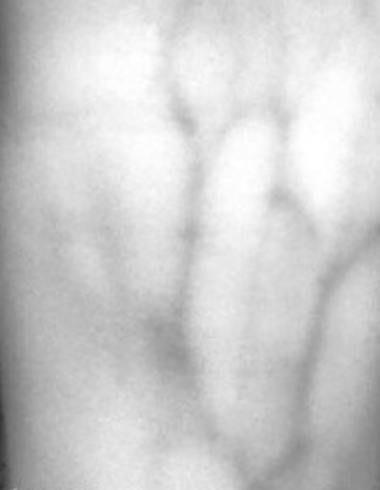
#> input picture fake_images/Screen Shot 2019-08-22 at 11.37.45 AM.png, 380 x 490 px
$ python thresholding.py
#> lines starting #> are read from the running program, lines starting #| are printed output that depends on the picture; after the words box and inside, x2 and y2 are one past the last pixel; in counts of white or black regions, pixels touching at a corner belong together
import cv2
import numpy as np
from matplotlib import pyplot as plt
import time

img = cv2.imread('fake_images/Screen Shot 2019-08-22 at 11.37.45 AM.png',0)
#> img is the input picture: shape (490, 380); min 47, max 255, mean 205.3
img = cv2.medianBlur(img,5)

plt.ion()
for i in range(11, 100):
    ret,th1 = cv2.threshold(img,160,255,cv2.THRESH_BINARY)
    if i % 2 != 1:
        continue
    th2 = cv2.adaptiveThreshold(img,255,cv2.ADAPTIVE_THRESH_MEAN_C,\
                cv2.THRESH_BINARY,i,2)
    th3 = cv2.adaptiveThreshold(img,255,cv2.ADAPTIVE_THRESH_GAUSSIAN_C,\
                cv2.THRESH_BINARY,i,2)

    titles = ['Original Image', 'Global Thresholding (v = 127)',
                'Adaptive Mean Thresholding', 'Adaptive Gaussian Thresholding']
    images = [img, th1, th2, th3]

    print(i)
    for i in range(0, 4):
        plt.subplot(2,2,i+1),plt.imshow(images[i],'gray')
        plt.pause(0.0001)
        plt.title(titles[i])
        plt.pause(0.0001)
        plt.xticks([]),plt.yticks([])
        plt.pause(0.0001)
    plt.show()
    time.sleep(1)
    plt.clf()
#> this loop made 89 passes
#> pass 1, `ret,th1 = cv2.threshold(img,160,255,cv2.THRESH_BINARY)`:
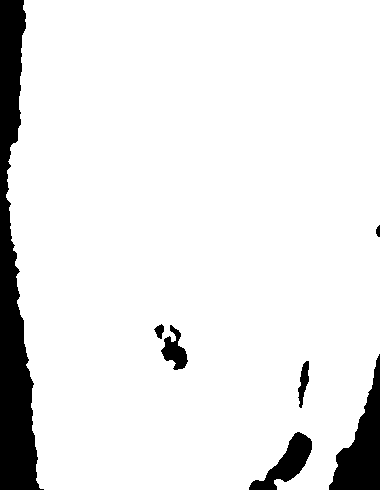
#> th1: shape (490, 380); 91.2% white; 7 black regions, largest, box (x1, y1, x2, y2) and area: (0, 0, 44, 490) 10728, (329, 354, 380, 490) 3212, (249, 432, 312, 490) 1425
#> pass 1, `th2 = cv2.adaptiveThreshold(img,255,cv2.ADAPTIVE_THRESH_MEAN_C,\ cv2.T..`:
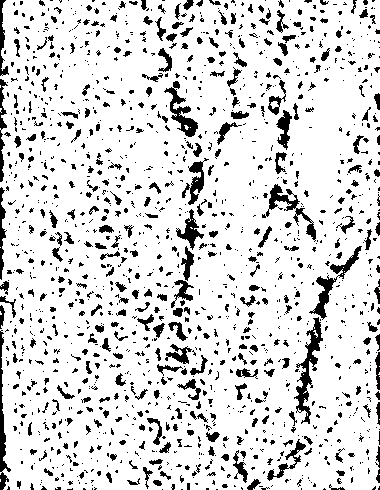
#> th2: shape (490, 380); 85.6% white; 1453 black regions (1104 under 20 px), largest, box (x1, y1, x2, y2) and area: (294, 317, 323, 424) 921, (309, 246, 362, 320) 693, (262, 184, 316, 242) 629
#> pass 1, `th3 = cv2.adaptiveThreshold(img,255,cv2.ADAPTIVE_THRESH_GAUSSIAN_C,\ c..`:
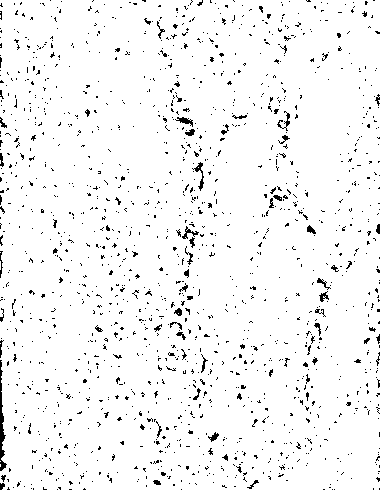
#> th3: shape (490, 380); 95.9% white; black in thin lines or dots
#> pass 1, `plt.pause(0.0001)`:
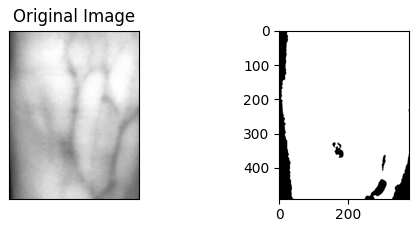
#> figure drawn by matplotlib, 2 panels
#> pass 3, `th2 = cv2.adaptiveThreshold(img,255,cv2.ADAPTIVE_THRESH_MEAN_C,\ cv2.T..`:
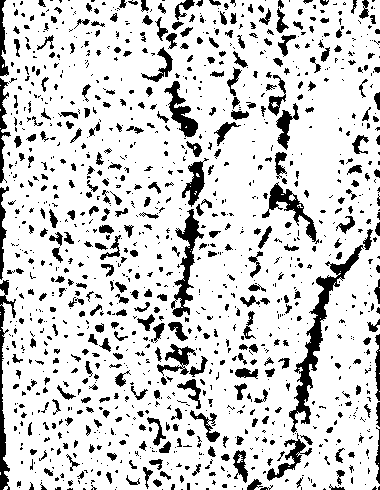
#> th2: shape (490, 380); 82.8% white; 1231 black regions (848 under 20 px), largest, box (x1, y1, x2, y2) and area: (289, 245, 364, 433) 2088, (171, 209, 204, 317) 1107, (0, 280, 16, 490) 955

$ run again, with fake_images/Screen Shot 2019-08-22 at 10.27.02 AM.png copied over fake_images/Screen Shot 2019-08-22 at 11.37.45 AM.png
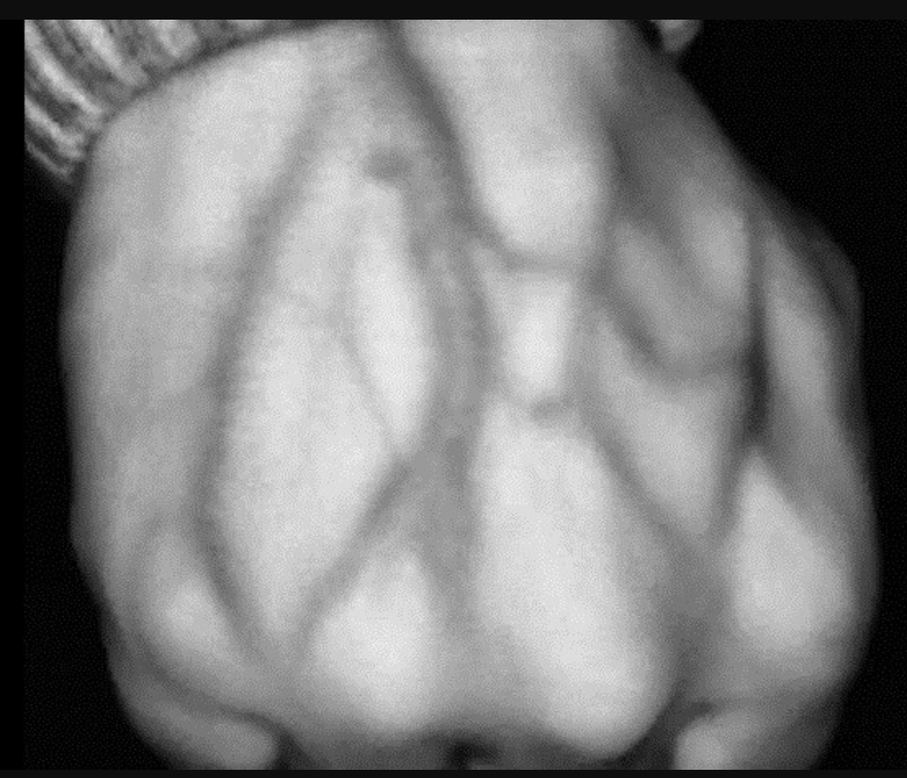
#> input picture fake_images/Screen Shot 2019-08-22 at 10.27.02 AM.png, 907 x 778 px, shrunk from 1108 x 950 before the run
#> the loop `for i in range(11, 100):` made 89 passes
#> pass 1, `ret,th1 = cv2.threshold(img,160,255,cv2.THRESH_BINARY)`:
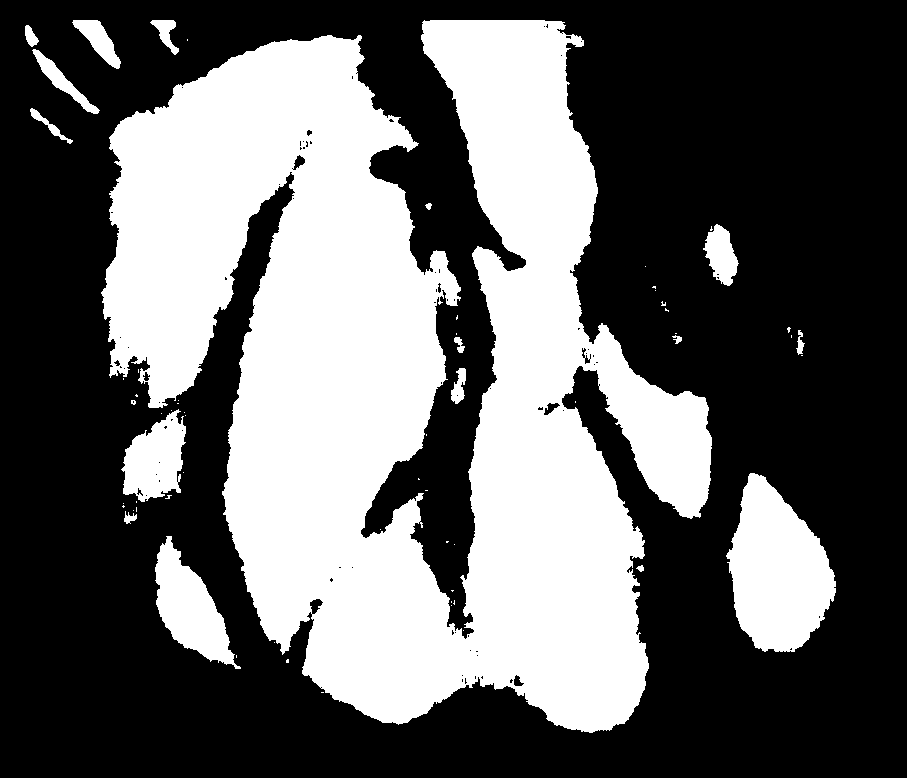
#> th1: shape (778, 907); 38.8% white; 63 white regions (46 under 20 px), largest, box (x1, y1, x2, y2) and area: (101, 20, 712, 733) 246654, (726, 473, 836, 652) 12954, (155, 536, 241, 669) 5231
#> pass 3, `th2 = cv2.adaptiveThreshold(img,255,cv2.ADAPTIVE_THRESH_MEAN_C,\ cv2.T..`:
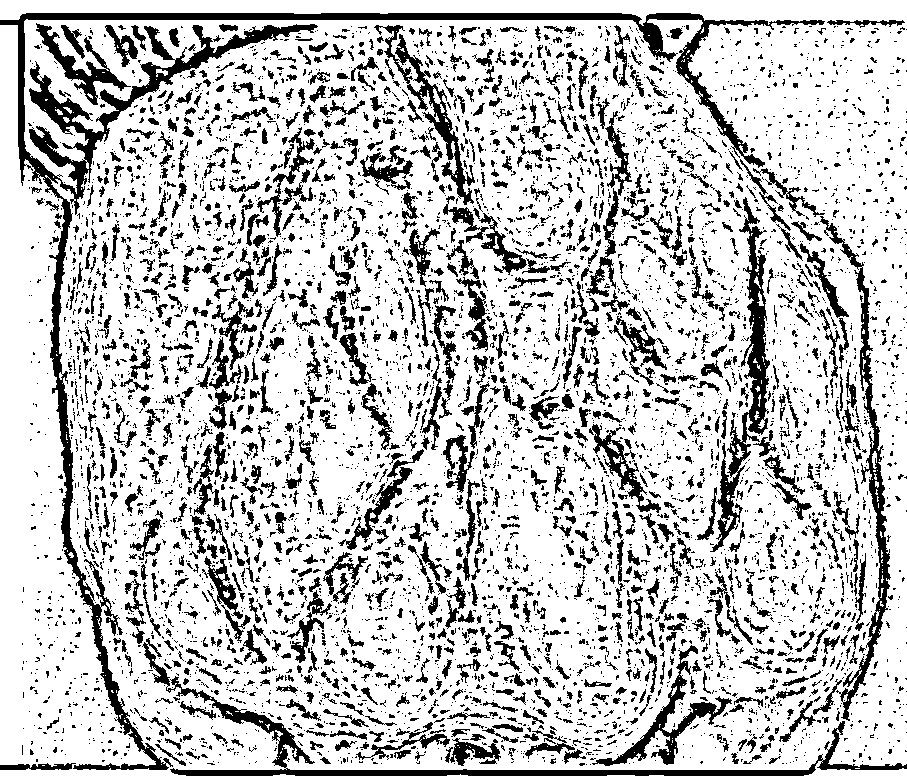
#> th2: shape (778, 907); 77.5% white; 6186 black regions (4872 under 20 px), largest, box (x1, y1, x2, y2) and area: (0, 13, 825, 770) 20942, (142, 638, 907, 776) 6519, (697, 197, 770, 552) 4823

$ run again, with fake_images/Screen Shot 2019-08-22 at 11.06.38 AM.png copied over fake_images/Screen Shot 2019-08-22 at 11.37.45 AM.png
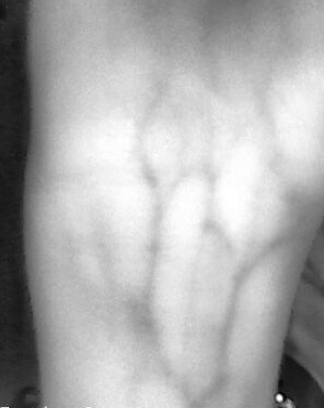
#> input picture fake_images/Screen Shot 2019-08-22 at 11.06.38 AM.png, 324 x 408 px
#> the loop `for i in range(11, 100):` made 89 passes
#> pass 1, `ret,th1 = cv2.threshold(img,160,255,cv2.THRESH_BINARY)`:
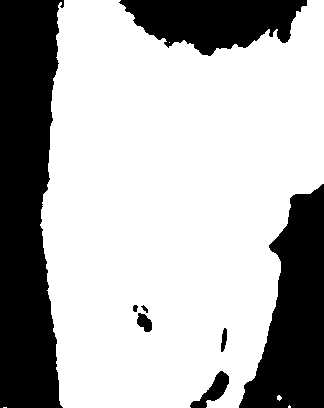
#> th1: shape (408, 324); 69.5% white; 8 black regions, largest, box (x1, y1, x2, y2) and area: (0, 0, 64, 408) 21084, (239, 184, 324, 408) 11459, (119, 0, 307, 56) 6907
#> pass 3, `th2 = cv2.adaptiveThreshold(img,255,cv2.ADAPTIVE_THRESH_MEAN_C,\ cv2.T..`:
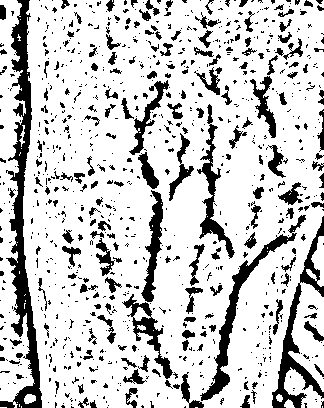
#> th2: shape (408, 324); 79.4% white; 906 black regions (720 under 20 px), largest, box (x1, y1, x2, y2) and area: (0, 0, 42, 408) 4822, (272, 216, 324, 408) 2122, (200, 215, 306, 401) 1904
